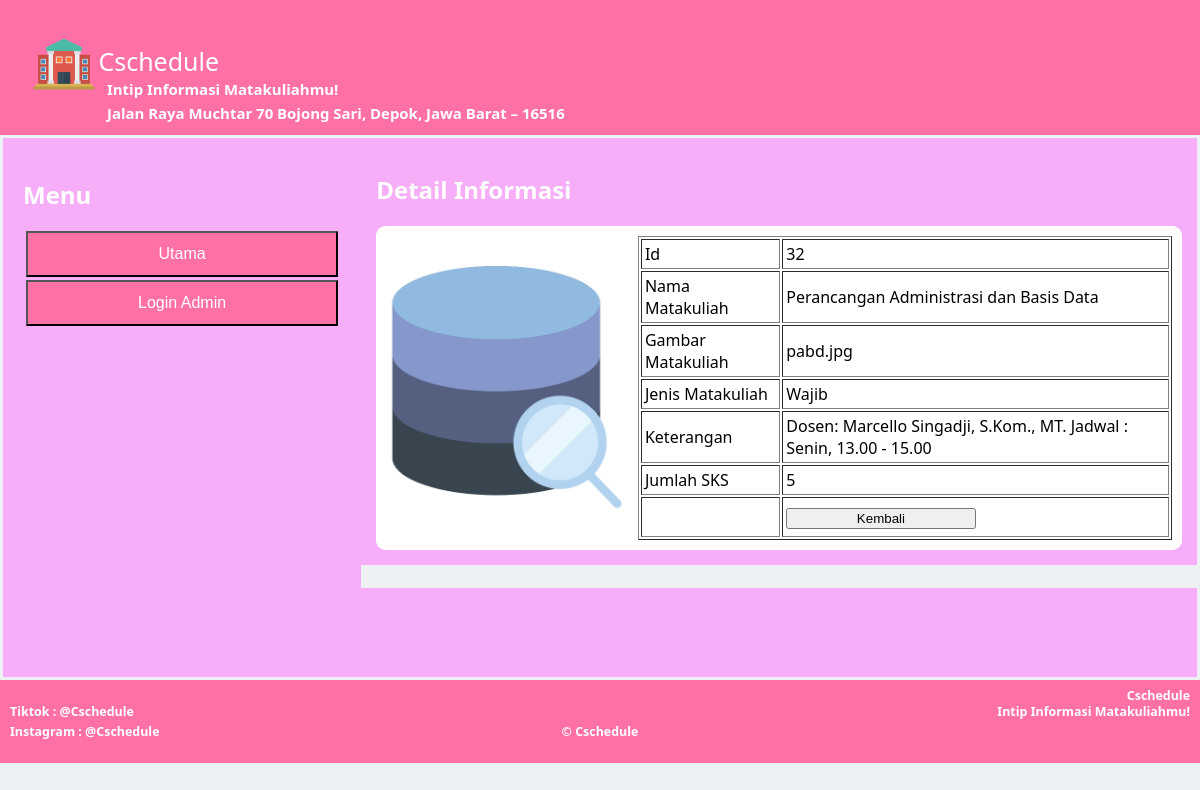
Screenshot of /detail.php?id_barang=32 with the database file from the repository.
### tables this page shows
CREATE TABLE `template` (
  `id_temp` int(11) NOT NULL,
  `logo` varchar(30) NOT NULL,
  `header` varchar(30) NOT NULL,
  `subheader` varchar(50) NOT NULL,
  `footer` varchar(30) NOT NULL
);

CREATE TABLE `navbar` (
  `id_menu` int(11) NOT NULL,
  `menu` varchar(30) NOT NULL,
  `link` varchar(30) NOT NULL
);

CREATE TABLE `barang` (
  `id_barang` int(11) NOT NULL,
  `nama_barang` varchar(50) NOT NULL,
  `gambar_barang` varchar(50) NOT NULL,
  `jenis_barang` varchar(30) NOT NULL,
  `deskripsi_barang` text NOT NULL,
  `stok_barang` int(15) NOT NULL
);

### detail.php (the view, shortened to what this page needs)
<?php include 'koneksi.php'?>
<!DOCTYPE html>
<html lang="en">
<head>
    <link rel="stylesheet" href="style.css">
</head>
<body>
<div>
    <header style="background-color:#ff70a6;">
        <?php $dataHeader = $koneksi->query("select * from template");
                $dataHeader = $dataHeader->fetch_object(); ?>
        <?php $dataAdmin = $koneksi->query("select * from admin");
                $dataAdmin = $dataAdmin->fetch_object(); ?>
        <img width="6%" src="<?php echo $dataHeader->logo;?>">
        <a href="index.php" style=" position:absolute; color: white; text-decoration: none; margin-top:14px;"><?php echo $dataHeader->header?></a>
        <div class="mt-2" style="font-size: large; float: left;"><br>
        <h5 style="position:absolute; left: 107px; color: white; text-decoration: none;"><?php echo $dataHeader->subheader?></h5><br>
              <div class="mt-2" style="font-size: large; float: left;">
        <h5 style="position:absolute; left: 107px; color: white; text-decoration: none;"><?php echo $dataAdmin->alamat_admin?></h5><br>
        </div>
    </header>
        <div class="content" style="padding: 3px;">
        <nav>
              <h1>Menu</h1>
              <?php
                    include('koneksi.php');
                    $query = mysqli_query($koneksi, 'SELECT * FROM navbar');
                    $result = mysqli_fetch_all($query, MYSQLI_ASSOC);
                     ?>
                <ul>
                <?php foreach($result as $result) : ?>
                    <li style="margin: 1%;">
                        <a href="<?php echo $result['link'] ?>" style="color:aliceblue;">
                            <button class="btn-nav">
                                <?php echo $result['menu'] ?>
                            </button>
                        </a>
                    </li>
                    <?php endforeach; ?>
                </ul>
            </nav>
            <article>
                <h1>Detail Informasi</h1>
                <div>
                    <?php
                    if(isset($_GET['id_barang'])){
                        $id_barang    =$_GET['id_barang'];
                    }
                    else {
                        die ("Error. No ID Selected!");
                    }
                    include "koneksi.php";
                    $query    = mysqli_query($koneksi, "SELECT * FROM barang WHERE id_barang='$id_barang'");
                    $result    = mysqli_fetch_array($query);
                    ?>
                    <div style="display: flex;">
                        <img  src="<?= $result["gambar_barang"]?>" alt="barang" width="30%" height="0%" style="margin-top:40px; margin-left:10px;">
                        <div style="display:flex; flex-direction:column; margin-left:10px; margin-bottom:10px; margin-right:10px;">
                        <table style="width: 100%; margin-top:10px;" border="1" cellpadding="3">
                        <tr>
                            <td>Id</td>
                            <td><?php echo $result['id_barang']?></td>
                        </tr>
                        <tr>
                            <td>Nama Matakuliah</td>
                            <td><?php echo $result['nama_barang']?></td>
                        </tr>
                        <tr>
                            <td>Gambar Matakuliah</td>
                            <td><?php echo $result['gambar_barang']?></td>
                        </tr>
                        <tr>
                            <td>Jenis Matakuliah</td>
                            <td ><?php echo $result['jenis_barang']?></td>
                        </tr>
                        <tr>
                            <td>Keterangan</td>
                            <td><?php echo $result['deskripsi_barang']?></td>
                        </tr>
                        <tr>
                            <td>Jumlah SKS</td>
                            <td><?php echo $result['stok_barang']?></td>
                        </tr>
                        <tr height="40">
                            <td></td>
                            <td>   <a href="index.php"><button>Kembali</button></a></td>
                        </tr>
                    </table>
                    </div>
                </div>
            </article>
            <aside>
            </aside>
        </div>
        <footer class="site-footer" style="background-color:#ff70a6;">
            <div>
                <h5 style="position:absolute; right: 10px; margin-top:5px;"><?php echo $dataHeader->header?></h5>
                <h5 style="position:absolute; right: 10px; margin-bottom:5px;"><?php echo $dataHeader->subheader?> </h5>
                <h5 style="position:absolute; left: 10px;">Tiktok : @<?php echo $dataHeader->header?></h5><br>
                <h5 style="position:absolute; left: 10px;">Instagram : @<?php echo $dataHeader->header?></h5>
                <h5 style="">&copy <?php echo $dataHeader->footer?></h5>
            </div>
        </footer>
    </div>
</body>
</html>

### style.css (style rules this page uses)
* { box-sizing: border-box; }
body { background-color: #edf1f3; margin: 0px; padding: 0px; height: 100% auto; font-family: "Segoe UI", Tahoma, Geneva, Verdana, sans-serif; }
header { background-color: black; padding: 30px; text-align: left; font-size: 25px; color: white; height: max-content; }
nav { float: left; color: white; width: 20%; height: 580px; background: #f7aef8; padding: 20px; }
nav ul { list-style-type: none; padding: 0; }
a { color: white; }
.btn-nav { transition-duration: 0.4s; background-color: #ff70a6; padding: 12px 28px; width: 100%; color: white; font-size: medium; }
article { float: left; color: white; padding: 15px; width: 60%; background-color: #f7aef8; height: 580px; max-height: max-content; overflow: auto; }
article div { background-color: white; color: black; border-radius: 10px; }
article a { color: blue; }
aside { float: left; color: white; padding: 35px; width: 20%; background-color: #f7aef8; height: 580px; font-size: 15px; }
.content::after { content: ""; display: table; clear: both; }
footer { background-color: #3a7ca5; text-align: center; color: white; }
.site-footer { font-size: 15px; padding: 2px; }
@media (max-width: 1240px) { header { height: auto; min-height: min-content; max-height: max-content; } }
@media (max-width: 1240px) { nav { width: 30%; height: 450px; } }
@media (max-width: 1240px) { article { width: 70%; height: 450px; } }
@media (max-width: 1240px) { aside { width: 100%; height: auto; } }
@media (max-width: 1240px) { button { width: 50%; } }

### rows the page displays
template: logo (picture), header "Cschedule", subheader "Intip Informasi Matakuliahmu!", footer "Cschedule"
navbar: menu "Utama"
navbar: menu "Login Admin"
barang: gambar_barang (picture), id_barang "32", nama_barang "Perancangan Administrasi dan Basis Data", gambar_barang "pabd.jpg", jenis_barang "Wajib", deskripsi_barang "Dosen: Marcello Singadji, S.Kom., MT. Jadwal : Senin, 13.00 - 15.00", stok_barang "5"

### other values shown
$dataAdmin->alamat_admin "Jalan Raya Muchtar 70 Bojong Sari, Depok, Jawa Barat – 16516"
